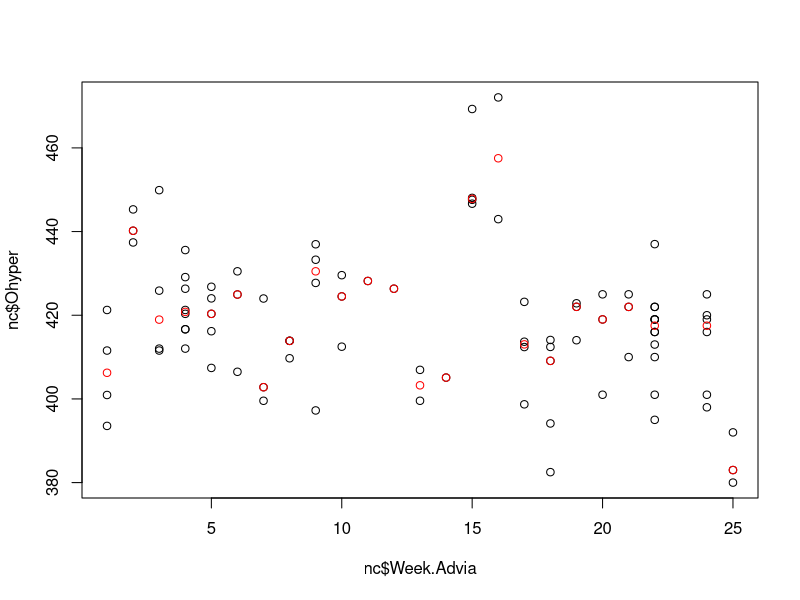
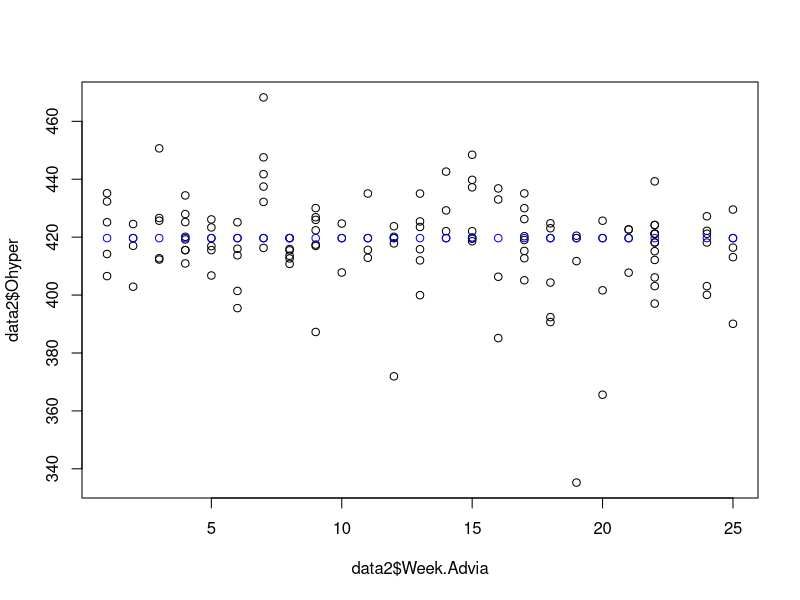

Reproduce these figures in R, in order.
######################################################
#######  NORMALIZE BY MEDIAN OF NON-CARRIERS  ########
######################################################

# this applies to (1) all Advia data and (2) summary statistics from ekta 
# osmotic fragiliy and parasite data are normalized separately 
# plotting normalized ekta curves (in normalize_ekta.R) requires this script to be run first 

library(plyr)
library(dplyr)

# read in the unnormalized data
setwd("/Users/Emily/Desktop/Files")
data <-read.table("data_unnorm.csv", header = TRUE, sep = ",")

# separate out non-carriers
nc <- subset(data,data$Carrier == "no") 

# Collect the columns with data to be normalized
tonorm <- nc[,6:34]

# Find the median for each trait (across samples) in each week
traitmedians<-ddply(tonorm, .(Week.Advia), colwise(median,na.rm=TRUE))
traitmedians<-traitmedians[1:24,] # last row is NA b/c only parasite data were collected after W25
# traitmedians: each row is a week, each column a trait (except first column), each cell the median across samples for that week/trait

# Find the median value for each trait across weeks (this will be the new median PER week after normalization)
median_na <- function(x) median(x,na.rm=TRUE)
weeklymedians <- apply(traitmedians[,2:length(traitmedians)],2,median_na)
weeklymedians <- c(NA,weeklymedians) # first column is week -- treat median as NA 
weeklymedians <- as.data.frame(t(as.data.frame(weeklymedians)))
## weeklymedians: Each column is a trait, each cell is the median across weeks 

# drop any traits where the median is 0 (can't be normalized)
drop <- c() 
for (i in 2:length(weeklymedians)){
  if (weeklymedians[[i]]==0) { drop <- c(drop,names(weeklymedians)[[i]])}  }
traitmedians<-traitmedians[,-which(names(traitmedians) %in% drop)]
weeklymedians <-  as.vector(weeklymedians[,-which(names(weeklymedians) %in% drop)])

#### find a factor for each week/trait
# First create an empty df to save it in
Week.Advia <- as.vector(traitmedians$Week.Advia)
temp <- rep(0,length(Week.Advia)) # this is just a placeholder that will be deleted in a couple lines
facdf <- as.data.frame(cbind(Week.Advia,temp))
# find the factors
for (tr in 2:length(traitmedians)){ # for every trait 
  factors <- weeklymedians[[tr]]/traitmedians[,tr]  # each element is the factor to normalize for that week/trait
  facdf <- cbind(facdf,factors)
}  
# clean it up
facdf<-facdf[,-which(names(facdf) %in% c('temp'))]
names(facdf) <- names(traitmedians)
## facdf: rows are weeks, columns are traits, cells are the factor to multiply each sample by for that week/trait to normalize


#### Save the factors for the ekta points, which will be reused in plot_normalized_ekta.R
ektadf <- cbind(facdf$Week.Advia,facdf[,21:26])
write.table(ektadf,file="ektanormfactors.csv",sep=",",col.names=TRUE,row.names=FALSE)


#### now apply the factors to a copy of the data. Althougt the medians were found for non-carriers only, apply the normalization to everyone
# copy the data 
data2 <- data
# apply the normalization  
for (i in 1:(dim(data2)[[1]])){ # FOR EACH ROW OF DATA
    row = data2[i,]
    facrow <- subset(facdf,facdf$Week.Advia==row$Week.Advia) # Get the factors for the appropriate week 
    if (dim(facrow)[[1]] != 0) {
    for (tr in 2:length(facrow)){
      row.index <- match(names(facrow)[[tr]],names(row))
      if (facrow[[tr]]!=Inf){
        row[[row.index]] = row[[row.index]] * facrow[[tr]]}
      else { # if the factor is Inf, it means the value in traitmedians was 0 -- so instead of multiplying, just add the median 
        row[[row.index]] = row[[row.index]] + weeklymedians[[tr]] } }
    # SAVE
    data2[i,] = row } 
}


#### show that this makes the medians equal 
# before normalization (weekly median of non-carriers in red)
plot(nc$Week.Advia,nc$Ohyper)
temp <- nc %>% group_by(Week.Advia) %>% dplyr::summarize(Median = median(Ohyper, na.rm=TRUE))
points(temp$Week.Advia,temp$Median,col='red')
## after  (weekly median of non-carriers in blue)
plot(data2$Week.Advia,data2$Ohyper)
nc2 <- subset(data2,data2$Carrier == 'no')
temp <- nc2 %>% group_by(Week.Advia) %>% dplyr::summarize(Median = median(Ohyper, na.rm=TRUE))
points(temp$Week.Advia,temp$Median,col='blue')


#### save
write.table(data2,file="data_norm.csv",sep=",",col.names=TRUE,row.names=FALSE)
